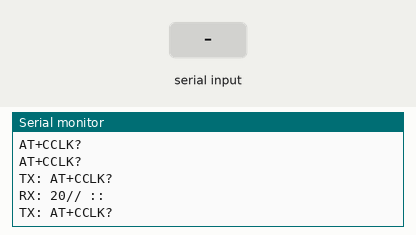
Simulated run of this sketch. Board: Arduino Uno, built with avr-gcc and run on an emulated ATmega328P. On the bench: the last lines printed to the serial monitor. The test bench sets the inputs (shaded band).

Above: at 3.8 s.
3.9 s: "1" received over Serial
5.4 s: "0" received over Serial
At 6.2 s:
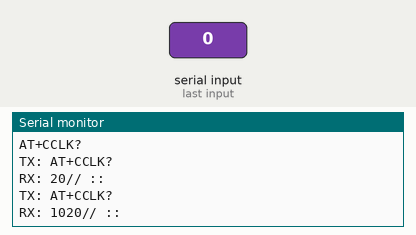
6.9 s: "2" received over Serial
At 9.2 s:
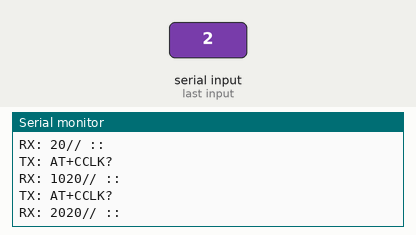
Timing chart, 0 to 10.7 s (numbered marks = the images above; inputs shaded):
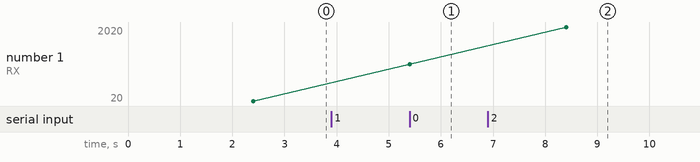

The sketch:

arduino_gsm_get_clock_time.ino
```cpp
#define vt Serial
unsigned int i = 0, j = 0;
String data[] = {"AT+CCLK?"};
void setup()
{
  Serial.begin(9600);
  Serial.println("ATE0");
  delay(200);
  Serial.println("AT+CCLK?");
  delay(200);
  Serial.println("AT+CCLK?");
}

void loop()
{

  char read_data[100];
  j = 0;
  for (; j < (sizeof(data) / sizeof(String));)
  {
    vt.print("TX: ");
    Serial.println(data[j]);
    i = 0;
    delay(2000);
    while (Serial.available())
    {
      read_data[i] = Serial.read();
      i++;
    }
    String rx_data = (String)read_data;
    vt.print("RX: ");
    vt.print (read_data);
    String Year = "20" + rx_data.substring(10, 12);
    String Month = rx_data.substring(13, 15);
    String Day = rx_data.substring(16, 18);
    String Hour = rx_data.substring(19, 21);
    String Minute = rx_data.substring(22, 24);
    String Second = rx_data.substring(25, 27);
    vt.print(Year);
    vt.print("/");
    vt.print(Month);
    vt.print("/");
    vt.print(Day);
    vt.print(" ");
    vt.print(Hour);
    vt.print(":");
    vt.print(Minute);
    vt.print(":");
    vt.println(Second);
    j++;
    delay(1000);
  }
}
```

Measured:
- after the input at 5.4 s, the serial monitor: prints a new line at once (image 1)
- after the input at 6.9 s, the serial monitor: prints a new line after 1.5 s (image 2)
- plotted number 1: 20 → 1020 after the input at 5.4 s, 1020 → 2020 after the input at 6.9 s
